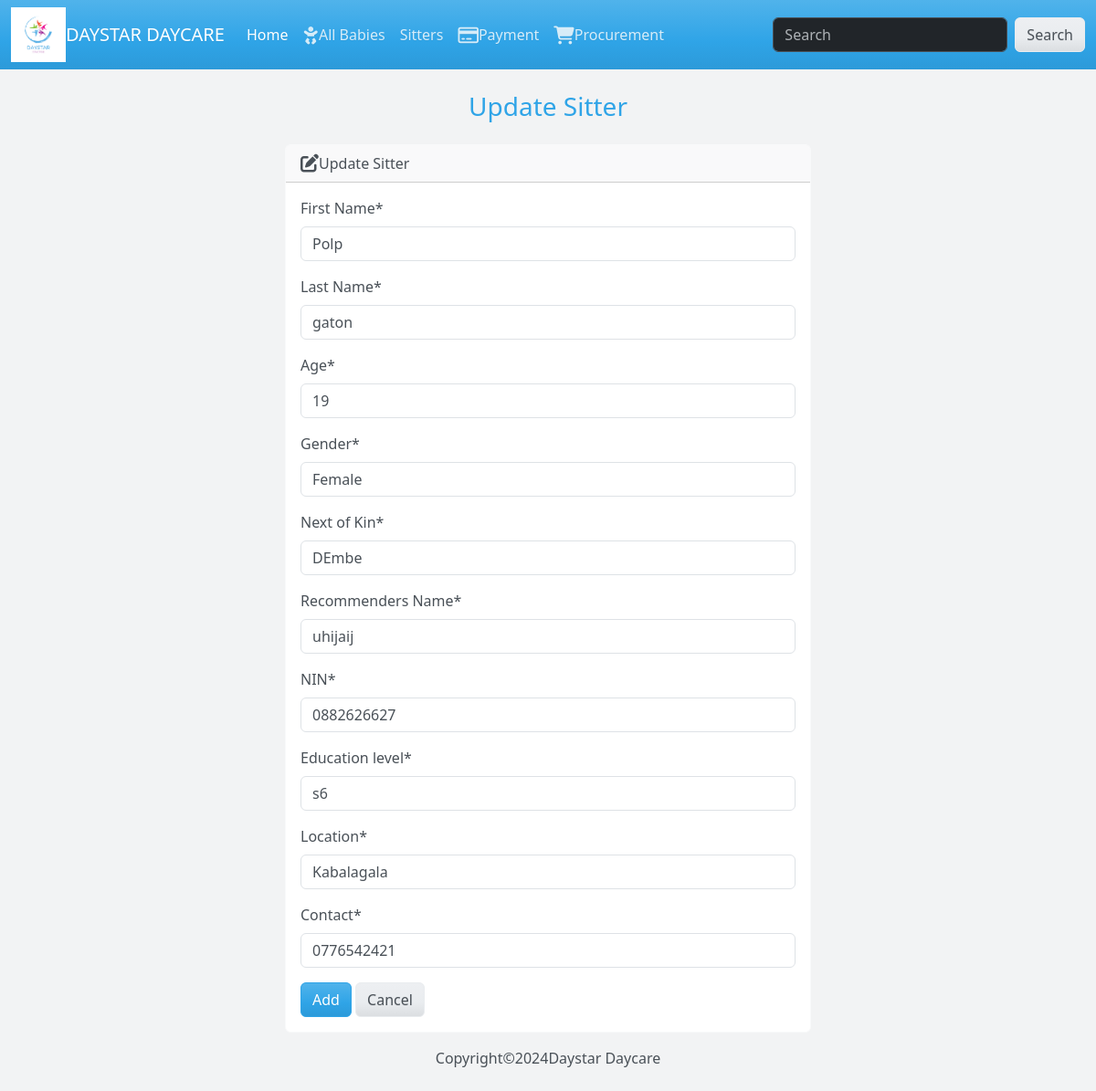
Screenshot of /s_edit/1 (signed in) with the database file from the repository.
### daystarapp/models.py (models this page shows, shortened)
class Sitter(models.Model):
    sitter_no = models.ForeignKey(Sitter_id, on_delete=models.CASCADE, null=True, blank=True)
    s_firstname = models.CharField(max_length=100)
    s_lastname = models.CharField(max_length=100)
    s_gender = models.CharField(max_length=100)
    s_age = models.PositiveIntegerField()
    s_location = models.CharField(max_length=100, default="Kabalagala")
    s_nextofkin = models.CharField(max_length=100)
    s_NIN = models.CharField(max_length=100)
    s_recommendersname= models.CharField(max_length=100)
    s_educationlevel = models.CharField(max_length=100)
    s_contact = models.CharField(max_length=100)

### daystarapp/views.py (the view)
# urls.py: path('s_edit/<int:id>', views.sitter_edit,name="s_edit"),
def sitter_edit(request, id):
    sitter = Sitter.objects.get(id=id)
    if request.method == 'POST':
        form1 = SitterForm(request.POST, instance=sitter)
        if form1.is_valid():
            form1.save()
            return redirect('sitter')
        else:
            print ("Form is not valid")
    else:
        form1 = SitterForm(instance=sitter)
    return render(request, 'daystarapp/s_edit.html', {
        "form1":form1,
        'sitter': sitter
    })

### daystarapp/templates/daystarapp/s_edit.html (shortened to what this page needs)
{% extends "daystarapp/base.html" %}
{% load crispy_forms_tags %}
{% load static %}
{% block body %}
    <h3 class="text-center m-4">Update Sitter</h3>
    {% if success %}
        <div class = "alert alert-success" role="alert">
            The Sitter been updated successfully.
            <a href="{% url 'sitter' %}" class="alert-link">Go to Sitter Page.</a>
        </div>
    {% else %}
        <div class="row justify-content-center">
            <div class="col-6">
                <div class="card border-light mb-3">
                    <div class="card-header">
                        <i class="fa-solid fa-pen-to-square fa-lg"></i>Update Sitter
                    </div>
                    <div class="card-body">
                        <form action="{% url 's_edit' sitter.id %}" method="POST">
                            {{ form1|crispy }}
                            <button type="submit"class="btn btn-primary">Add</button>
                            <a href="{% url 'sitter' %}"class="btn btn-secondary">Cancel</a>
                        </form>
                    </div>
                </div>
            </div>
        </div>
    {% endif %}
{% endblock %}

### daystarapp/static/css/style.css (style rules this page uses)
.pink-background { background-color: lightpink; }

### rows the page displays
Sitter: s_firstname "Polp", s_lastname "gaton", s_age "19", s_gender "Female", s_nextofkin "DEmbe", s_recommendersname "uhijaij", s_NIN "0882626627", s_educationlevel "s6", s_location "Kabalagala", s_contact "0776542421"
